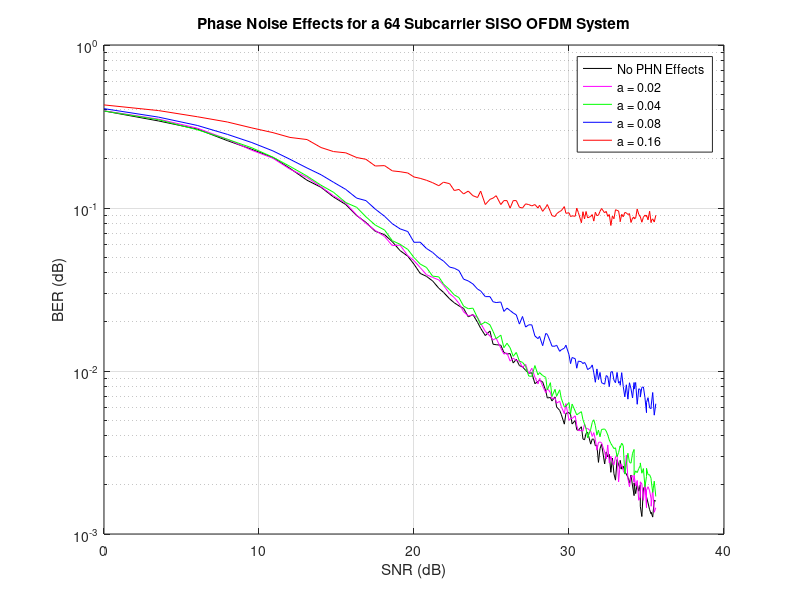

Write MATLAB code to recreate this figure.
% Divide the number after "alpha" by 100 in the BER variable names to get the
% actual Standard deviation used in the program
FSB_PhaseOffset_256_SNR = [0.00E+00	3.52E+00	6.02E+00	7.96E+00	9.54E+00	1.09E+01	1.20E+01	1.31E+01	1.40E+01	1.48E+01	1.56E+01	1.63E+01	1.69E+01	1.75E+01	1.81E+01	1.86E+01	1.91E+01	1.96E+01	2.00E+01	2.04E+01	2.08E+01	2.12E+01	2.16E+01	2.19E+01	2.23E+01	2.26E+01	2.29E+01	2.32E+01	2.35E+01	2.38E+01	2.41E+01	2.43E+01	2.46E+01	2.49E+01	2.51E+01	2.53E+01	2.56E+01	2.58E+01	2.60E+01	2.62E+01	2.64E+01	2.66E+01	2.68E+01	2.70E+01	2.72E+01	2.74E+01	2.76E+01	2.78E+01	2.80E+01	2.81E+01	2.83E+01	2.85E+01	2.86E+01	2.88E+01	2.89E+01	2.91E+01	2.92E+01	2.94E+01	2.95E+01	2.97E+01	2.98E+01	3.00E+01	3.01E+01	3.02E+01	3.04E+01	3.05E+01	3.06E+01	3.08E+01	3.09E+01	3.10E+01	3.11E+01	3.12E+01	3.14E+01	3.15E+01	3.16E+01	3.17E+01	3.18E+01	3.19E+01	3.20E+01	3.21E+01	3.23E+01	3.24E+01	3.25E+01	3.26E+01	3.27E+01	3.28E+01	3.29E+01	3.30E+01	3.31E+01	3.32E+01	3.33E+01	3.33E+01	3.34E+01	3.35E+01	3.36E+01	3.37E+01	3.38E+01	3.39E+01	3.40E+01	3.41E+01	3.42E+01	3.42E+01	3.43E+01	3.44E+01	3.45E+01	3.46E+01	3.46E+01	3.47E+01	3.48E+01	3.49E+01	3.50E+01	3.50E+01	3.51E+01	3.52E+01	3.53E+01	3.53E+01	3.54E+01	3.55E+01	3.56E+01];
FSB_PhaseOffset_256_alpha0_BER = [3.94E-01  3.42E-01  3.05E-01  2.59E-01  2.29E-01  2.04E-01  1.75E-01  1.48E-01  1.34E-01  1.17E-01  1.05E-01  8.99E-02  8.16E-02  7.20E-02  6.86E-02  6.21E-02  5.48E-02  5.06E-02  4.52E-02  3.97E-02  3.81E-02  3.57E-02  3.22E-02  3.04E-02  2.77E-02  2.62E-02  2.51E-02  2.42E-02  2.15E-02  2.22E-02  1.99E-02  1.83E-02  1.65E-02  1.76E-02  1.46E-02  1.45E-02  1.44E-02  1.30E-02  1.27E-02  1.28E-02  1.12E-02  1.18E-02  1.08E-02  1.06E-02  1.01E-02  9.69E-03  9.75E-03  8.36E-03  8.63E-03  8.77E-03  8.58E-03  7.55E-03  6.83E-03  6.88E-03  6.55E-03  6.94E-03  6.02E-03  5.73E-03  5.42E-03  4.72E-03  5.50E-03  5.56E-03  5.41E-03  4.73E-03  4.97E-03  4.36E-03  4.33E-03  4.55E-03  3.83E-03  3.78E-03  4.14E-03  4.22E-03  3.56E-03  3.83E-03  3.81E-03  3.48E-03  3.50E-03  2.75E-03  3.34E-03  3.56E-03  2.69E-03  3.19E-03  2.97E-03  3.08E-03  2.39E-03  2.92E-03  2.34E-03  2.14E-03  2.86E-03  2.66E-03  2.52E-03  2.83E-03  2.50E-03  2.61E-03  2.41E-03  2.33E-03  2.23E-03  2.05E-03  2.30E-03  1.97E-03  1.72E-03  2.06E-03  1.77E-03  2.03E-03  1.83E-03  2.00E-03  1.48E-03  1.28E-03  1.91E-03  1.94E-03  1.72E-03  1.69E-03  1.55E-03  1.41E-03  1.33E-03  1.36E-03  1.27E-03  1.61E-03  1.59E-03];
FSB_PhaseOffset_256_alpha2_BER = [3.95E-01  3.51E-01  3.09E-01  2.64E-01  2.26E-01  2.02E-01  1.73E-01  1.54E-01  1.35E-01  1.19E-01  1.07E-01  9.05E-02  8.06E-02  7.28E-02  6.69E-02  5.88E-02  5.92E-02  5.10E-02  4.75E-02  4.31E-02  3.90E-02  3.75E-02  3.62E-02  3.36E-02  2.98E-02  2.82E-02  2.60E-02  2.31E-02  2.18E-02  2.21E-02  2.13E-02  1.96E-02  1.75E-02  1.64E-02  1.55E-02  1.59E-02  1.38E-02  1.27E-02  1.29E-02  1.15E-02  1.20E-02  1.16E-02  1.15E-02  1.05E-02  1.10E-02  9.63E-03  1.04E-02  9.16E-03  8.33E-03  9.00E-03  8.09E-03  7.36E-03  7.80E-03  7.39E-03  6.77E-03  6.84E-03  6.36E-03  6.52E-03  6.06E-03  5.47E-03  6.31E-03  4.98E-03  5.11E-03  5.11E-03  5.31E-03  4.63E-03  4.31E-03  4.31E-03  4.28E-03  4.72E-03  4.42E-03  4.44E-03  4.28E-03  3.97E-03  4.19E-03  3.80E-03  3.27E-03  3.64E-03  3.67E-03  3.63E-03  3.17E-03  2.89E-03  3.52E-03  2.73E-03  3.00E-03  2.75E-03  2.66E-03  2.97E-03  3.05E-03  2.09E-03  2.70E-03  2.56E-03  2.67E-03  2.45E-03  2.34E-03  3.05E-03  2.19E-03  1.95E-03  2.25E-03  2.28E-03  2.08E-03  2.30E-03  1.97E-03  2.13E-03  1.61E-03  1.69E-03  2.09E-03  2.03E-03  1.61E-03  2.03E-03  1.45E-03  1.86E-03  1.95E-03  1.84E-03  1.64E-03  1.48E-03  1.89E-03  1.36E-03  1.45E-03];
FSB_PhaseOffset_256_alpha4_BER = [3.94E-01  3.48E-01  3.02E-01  2.64E-01  2.34E-01  2.05E-01  1.80E-01  1.57E-01  1.38E-01  1.25E-01  1.08E-01  1.01E-01  8.83E-02  7.86E-02  7.33E-02  6.30E-02  5.99E-02  5.57E-02  4.97E-02  4.53E-02  4.32E-02  3.82E-02  3.78E-02  3.42E-02  3.15E-02  2.93E-02  2.82E-02  2.50E-02  2.41E-02  2.43E-02  2.12E-02  1.92E-02  2.00E-02  1.92E-02  1.75E-02  1.58E-02  1.66E-02  1.39E-02  1.48E-02  1.39E-02  1.23E-02  1.30E-02  1.15E-02  1.13E-02  1.07E-02  9.31E-03  9.28E-03  1.08E-02  9.47E-03  9.78E-03  9.38E-03  9.14E-03  7.66E-03  8.48E-03  7.00E-03  7.72E-03  7.00E-03  7.67E-03  6.81E-03  6.02E-03  6.08E-03  6.41E-03  5.45E-03  6.27E-03  5.67E-03  5.38E-03  5.47E-03  5.63E-03  5.03E-03  4.73E-03  4.44E-03  3.89E-03  4.39E-03  4.84E-03  5.02E-03  4.63E-03  4.05E-03  4.34E-03  3.95E-03  4.38E-03  4.41E-03  4.28E-03  4.05E-03  3.77E-03  3.59E-03  3.47E-03  3.34E-03  3.38E-03  2.98E-03  3.16E-03  3.47E-03  3.39E-03  3.61E-03  3.48E-03  2.33E-03  2.69E-03  3.13E-03  2.75E-03  2.72E-03  3.13E-03  3.30E-03  2.30E-03  2.44E-03  2.38E-03  2.52E-03  2.63E-03  2.73E-03  2.36E-03  2.52E-03  1.95E-03  2.25E-03  2.53E-03  2.31E-03  2.31E-03  2.19E-03  2.14E-03  1.80E-03  2.11E-03  1.70E-03];
FSB_PhaseOffset_256_alpha8_BER = [4.07E-01  3.61E-01  3.21E-01  2.83E-01  2.52E-01  2.24E-01  1.99E-01  1.76E-01  1.60E-01  1.44E-01  1.30E-01  1.15E-01  1.11E-01  9.85E-02  8.90E-02  8.01E-02  7.45E-02  7.17E-02  6.16E-02  6.17E-02  5.65E-02  5.34E-02  4.94E-02  4.73E-02  4.34E-02  4.27E-02  4.13E-02  3.66E-02  3.57E-02  3.42E-02  3.18E-02  3.10E-02  2.86E-02  2.86E-02  2.66E-02  2.63E-02  2.65E-02  2.32E-02  2.43E-02  2.35E-02  2.27E-02  2.21E-02  1.94E-02  2.16E-02  1.86E-02  1.92E-02  1.92E-02  1.64E-02  1.58E-02  1.63E-02  1.43E-02  1.70E-02  1.68E-02  1.51E-02  1.42E-02  1.42E-02  1.44E-02  1.32E-02  1.35E-02  1.38E-02  1.44E-02  1.26E-02  1.11E-02  1.21E-02  1.19E-02  1.04E-02  1.15E-02  1.14E-02  1.11E-02  1.13E-02  1.09E-02  1.02E-02  1.05E-02  1.09E-02  9.75E-03  8.53E-03  1.03E-02  8.86E-03  9.80E-03  8.48E-03  8.30E-03  9.38E-03  9.23E-03  8.02E-03  9.86E-03  9.92E-03  8.78E-03  8.48E-03  9.80E-03  8.42E-03  8.63E-03  8.17E-03  9.77E-03  8.03E-03  6.94E-03  8.23E-03  6.72E-03  8.47E-03  7.78E-03  6.83E-03  8.50E-03  7.75E-03  8.50E-03  6.25E-03  7.78E-03  7.69E-03  6.92E-03  7.94E-03  7.98E-03  6.86E-03  5.55E-03  6.41E-03  6.86E-03  5.95E-03  5.88E-03  6.11E-03  7.38E-03  5.36E-03  6.30E-03];
FSB_PhaseOffset_256_alpha16_BER = [4.29E-01  3.96E-01  3.63E-01  3.37E-01  3.10E-01  2.90E-01  2.71E-01  2.63E-01  2.35E-01  2.22E-01  2.18E-01  2.04E-01  1.99E-01  1.81E-01  1.82E-01  1.69E-01  1.67E-01  1.64E-01  1.55E-01  1.52E-01  1.48E-01  1.43E-01  1.37E-01  1.44E-01  1.41E-01  1.28E-01  1.30E-01  1.22E-01  1.27E-01  1.19E-01  1.16E-01  1.27E-01  1.05E-01  1.13E-01  1.15E-01  1.19E-01  1.05E-01  1.11E-01  1.11E-01  9.98E-02  1.11E-01  1.11E-01  1.01E-01  1.00E-01  1.06E-01  1.05E-01  1.03E-01  1.05E-01  1.00E-01  1.04E-01  9.54E-02  1.01E-01  1.05E-01  9.50E-02  8.97E-02  8.87E-02  9.22E-02  9.53E-02  9.62E-02  1.02E-01  9.28E-02  9.35E-02  8.86E-02  8.95E-02  8.90E-02  9.98E-02  9.40E-02  8.12E-02  9.49E-02  8.57E-02  9.52E-02  8.70E-02  8.88E-02  9.11E-02  8.31E-02  9.42E-02  8.98E-02  9.04E-02  9.54E-02  9.93E-02  9.34E-02  9.54E-02  8.88E-02  9.12E-02  7.81E-02  8.93E-02  8.59E-02  9.76E-02  9.67E-02  9.59E-02  8.42E-02  8.24E-02  9.15E-02  8.83E-02  9.39E-02  9.33E-02  9.12E-02  9.24E-02  8.15E-02  8.68E-02  8.80E-02  8.58E-02  8.69E-02  9.86E-02  9.14E-02  8.82E-02  8.85E-02  8.18E-02  8.78E-02  9.04E-02  8.87E-02  9.02E-02  8.46E-02  9.55E-02  8.13E-02  8.34E-02  8.58E-02  8.20E-02  9.02E-02];

semilogy(FSB_PhaseOffset_256_SNR,FSB_PhaseOffset_256_alpha0_BER,'k-');
hold on
semilogy(FSB_PhaseOffset_256_SNR,FSB_PhaseOffset_256_alpha2_BER,'m-');
semilogy(FSB_PhaseOffset_256_SNR,FSB_PhaseOffset_256_alpha4_BER,'g-');
semilogy(FSB_PhaseOffset_256_SNR,FSB_PhaseOffset_256_alpha8_BER,'b-');
semilogy(FSB_PhaseOffset_256_SNR,FSB_PhaseOffset_256_alpha16_BER,'r-');
hold off
grid on
title('Phase Noise Effects for a 64 Subcarrier SISO OFDM System');
xlabel('SNR (dB)');
ylabel('BER (dB)');
legend('No PHN Effects', 'a = 0.02','a = 0.04','a = 0.08', 'a = 0.16');